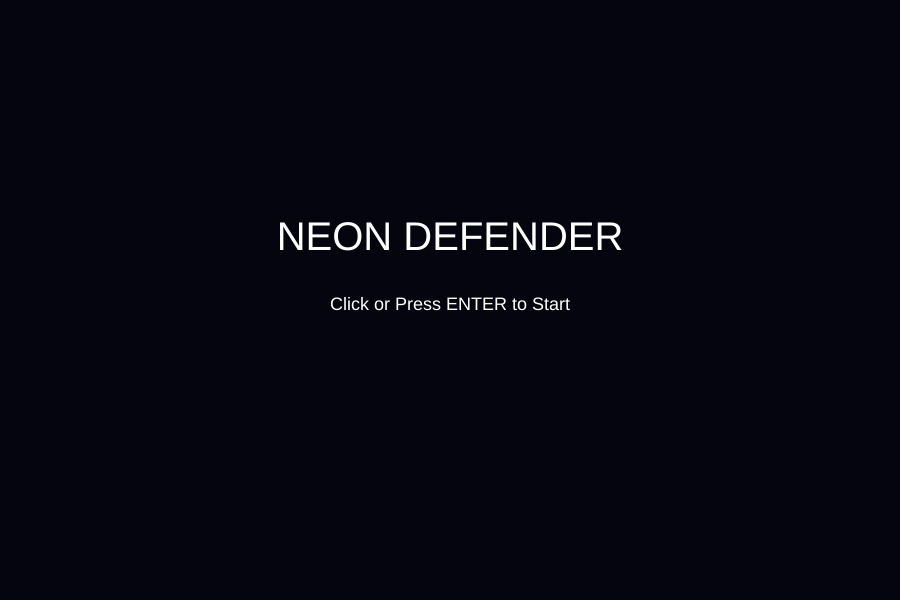
Frame 1 (no input)
Frame 60 (no input): identical to frame 1, image omitted
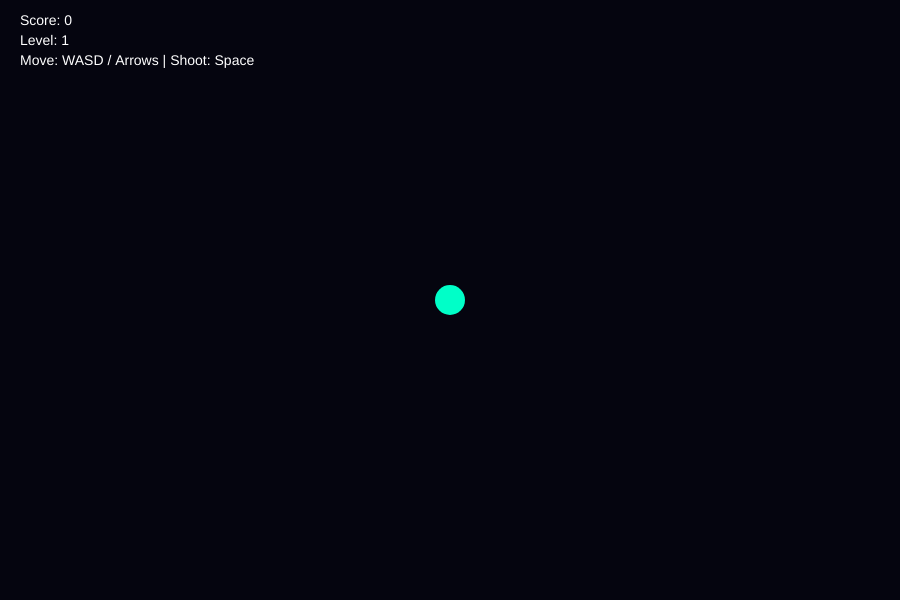
Frame 120 (the mouse pressed at the canvas centre since frame 60)

The p5.js sketch that drew these frames (run headless with seeded random() and noise() and a simulated clock; from frame 60 on, the mouse is pressed at the canvas centre):

// p5.js sketch
// ── sketch.js
/*
  Neon Defender: Survival Arena
  Original p5.js single-player game
*/

let game;

function setup() {
  createCanvas(900, 600);
  game = new Game();
}

function draw() {
  background(5, 5, 15);
  game.update();
  game.render();
}

function keyPressed() {
  game.handleKey(keyCode);
}

function mousePressed() {
  game.handleMouse();
}

/* ================= GAME CONTROLLER ================= */

class Game {
  constructor() {
    this.state = "menu"; // menu | play | gameover
    this.reset();
  }

  reset() {
    this.player = new Player();
    this.enemies = [];
    this.bullets = [];
    this.particles = [];
    this.score = 0;
    this.level = 1;
    this.spawnTimer = 0;
  }

  start() {
    this.reset();
    this.state = "play";
  }

  update() {
    if (this.state !== "play") return;

    this.player.update();

    this.spawnTimer++;
    if (this.spawnTimer > max(25, 120 - this.level * 10)) {
      this.enemies.push(new Enemy());
      this.spawnTimer = 0;
    }

    for (let i = this.bullets.length - 1; i >= 0; i--) {
      this.bullets[i].update();
      if (this.bullets[i].offscreen()) this.bullets.splice(i, 1);
    }

    for (let i = this.enemies.length - 1; i >= 0; i--) {
      this.enemies[i].update(this.player);

      if (this.enemies[i].hits(this.player)) {
        this.state = "gameover";
      }
    }

    for (let i = this.enemies.length - 1; i >= 0; i--) {
      for (let j = this.bullets.length - 1; j >= 0; j--) {
        if (this.enemies[i].hits(this.bullets[j])) {
          this.score += 10;
          this.level = floor(this.score / 100) + 1;
          this.createExplosion(this.enemies[i].pos.x, this.enemies[i].pos.y);
          this.enemies.splice(i, 1);
          this.bullets.splice(j, 1);
          break;
        }
      }
    }

    for (let i = this.particles.length - 1; i >= 0; i--) {
      this.particles[i].update();
      if (this.particles[i].life <= 0) this.particles.splice(i, 1);
    }
  }

  render() {
    if (this.state === "menu") return this.drawMenu();
    if (this.state === "gameover") return this.drawGameOver();

    this.player.draw();
    this.enemies.forEach(e => e.draw());
    this.bullets.forEach(b => b.draw());
    this.particles.forEach(p => p.draw());

    this.drawHUD();
  }

  handleKey(code) {
    if (this.state !== "play" && code === ENTER) this.start();
    if (this.state === "play" && code === 32) {
      this.bullets.push(this.player.shoot());
    }
  }

  handleMouse() {
    if (this.state !== "play") this.start();
  }

  createExplosion(x, y) {
    for (let i = 0; i < 20; i++) {
      this.particles.push(new Particle(x, y));
    }
  }

  drawHUD() {
    fill(255);
    textSize(14);
    textAlign(LEFT);
    text("Score: " + this.score, 20, 25);
    text("Level: " + this.level, 20, 45);
    text("Move: WASD / Arrows | Shoot: Space", 20, 65);
  }

  drawMenu() {
    fill(255);
    textAlign(CENTER);
    textSize(40);
    text("NEON DEFENDER", width / 2, height / 2 - 50);
    textSize(18);
    text("Click or Press ENTER to Start", width / 2, height / 2 + 10);
  }

  drawGameOver() {
    fill(255, 80, 80);
    textAlign(CENTER);
    textSize(40);
    text("GAME OVER", width / 2, height / 2 - 40);
    fill(255);
    textSize(18);
    text("Final Score: " + this.score, width / 2, height / 2);
    text("Click or Press ENTER to Restart", width / 2, height / 2 + 40);
  }
}

/* ================= PLAYER ================= */

class Player {
  constructor() {
    this.pos = createVector(width / 2, height / 2);
    this.radius = 15;
    this.speed = 4;
  }

  update() {
    if (keyIsDown(65) || keyIsDown(LEFT_ARROW)) this.pos.x -= this.speed;
    if (keyIsDown(68) || keyIsDown(RIGHT_ARROW)) this.pos.x += this.speed;
    if (keyIsDown(87) || keyIsDown(UP_ARROW)) this.pos.y -= this.speed;
    if (keyIsDown(83) || keyIsDown(DOWN_ARROW)) this.pos.y += this.speed;

    this.pos.x = constrain(this.pos.x, this.radius, width - this.radius);
    this.pos.y = constrain(this.pos.y, this.radius, height - this.radius);
  }

  draw() {
    noStroke();
    fill(0, 255, 200);
    ellipse(this.pos.x, this.pos.y, this.radius * 2);
  }

  shoot() {
    return new Bullet(this.pos.x, this.pos.y);
  }
}

/* ================= ENEMY ================= */

class Enemy {
  constructor() {
    let side = floor(random(4));
    if (side === 0) this.pos = createVector(random(width), -20);
    if (side === 1) this.pos = createVector(width + 20, random(height));
    if (side === 2) this.pos = createVector(random(width), height + 20);
    if (side === 3) this.pos = createVector(-20, random(height));

    this.radius = 14;
    this.speed = random(1.2, 2.5);
  }

  update(player) {
    let dir = p5.Vector.sub(player.pos, this.pos);
    dir.setMag(this.speed);
    this.pos.add(dir);
  }

  draw() {
    fill(255, 60, 60);
    ellipse(this.pos.x, this.pos.y, this.radius * 2);
  }

  hits(obj) {
    return dist(this.pos.x, this.pos.y, obj.pos.x, obj.pos.y) <
           this.radius + obj.radius;
  }
}

/* ================= BULLET ================= */

class Bullet {
  constructor(x, y) {
    this.pos = createVector(x, y);
    this.vel = createVector(0, -6);
    this.radius = 5;
  }

  update() {
    this.pos.add(this.vel);
  }

  draw() {
    fill(255, 255, 0);
    ellipse(this.pos.x, this.pos.y, this.radius * 2);
  }

  offscreen() {
    return this.pos.y < 0;
  }
}

/* ================= PARTICLES ================= */

class Particle {
  constructor(x, y) {
    this.pos = createVector(x, y);
    this.vel = p5.Vector.random2D().mult(random(1, 3));
    this.life = 60;
  }

  update() {
    this.pos.add(this.vel);
    this.life--;
  }

  draw() {
    noStroke();
    fill(255, this.life * 4);
    ellipse(this.pos.x, this.pos.y, 4);
  }
}

// ── style.css
body {
  margin: 0;
  background: #05050a;
  overflow: hidden;
}

canvas {
  display: block;
  margin: auto;
}
